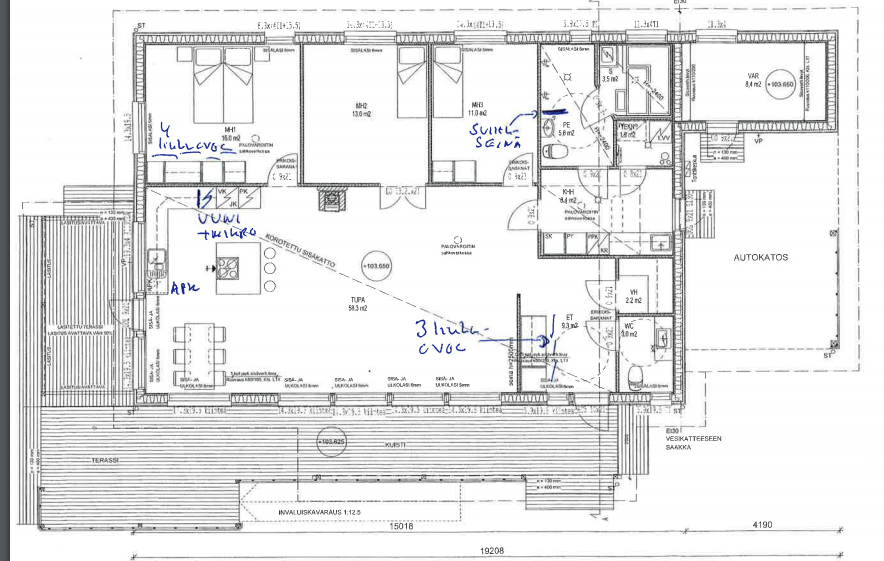
#> input picture benchmark/pipeline_v2/data/high_quality_architectural-10498.png, 884 x 561 px
$ python -i plot_utils.py   (imports and definitions only)
#> lines starting #> are read from the running program, lines starting #| are printed output that depends on the picture; after the words box and inside, x2 and y2 are one past the last pixel; in counts of white or black regions, pixels touching at a corner belong together
#> further down, picture is the input picture: shape (561, 884, 3); mean B, G, R 232.1, 231.8, 231.7
"""
Utilities for floorplan visualization.
"""

import cv2
import numpy as np
from PIL import ImageColor

# plotly.colors.qualitative.Set3 + Dark2 (ColorBrewer), hardcoded to avoid a plotly dependency
ROOM_PALETTE = [
    "#8dd3c7", "#ffffb3", "#bebada", "#fb8072", "#80b1d3", "#fdb462",
    "#b3de69", "#fccde5", "#d9d9d9", "#bc80bd", "#ccebc5", "#ffed6f",
    "#1b9e77", "#d95f02", "#7570b3", "#e7298a", "#66a61e", "#e6ab02",
    "#a6761d", "#666666",
]


S3D_LABEL = {
    0: "Living Room",
    1: "Kitchen",
    2: "Bedroom",
    3: "Bathroom",
    4: "Balcony",
    5: "Corridor",
    6: "Dining room",
    7: "Study",
    8: "Studio",
    9: "Store room",
    10: "Garden",
    11: "Laundry room",
    12: "Office",
    13: "Basement",
    14: "Garage",
    15: "Misc.",
    16: "Door",
    17: "Window",
}


CC5K_LABEL = {
    0: "Outdoor",
    1: "Kitchen",
    2: "Living Room",
    3: "Bed Room",
    4: "Bath",
    5: "Entry",
    6: "Storage",
    7: "Garage",
    8: "Undefined",
    9: "Window",
    10: "Door",
}


R2G_LABEL = {
    0: "unknown",
    1: "living_room",
    2: "kitchen",
    3: "bedroom",
    4: "bathroom",
    5: "restroom",
    6: "balcony",
    7: "closet",
    8: "corridor",
    9: "washing_room",
    10: "PS",
    11: "outside",
}


def auto_crop_whitespace(image, color_invert=True):
    # Convert to grayscale if not already
#> called with color_invert = True
    if len(image.shape) == 3:
        gray = cv2.cvtColor(image, cv2.COLOR_BGR2GRAY)
    else:
        gray = image.copy()

    # Invert the image so floorplan is white and background is black
    if color_invert:
        _, binary = cv2.threshold(255 - gray, 1, 255, cv2.THRESH_BINARY)
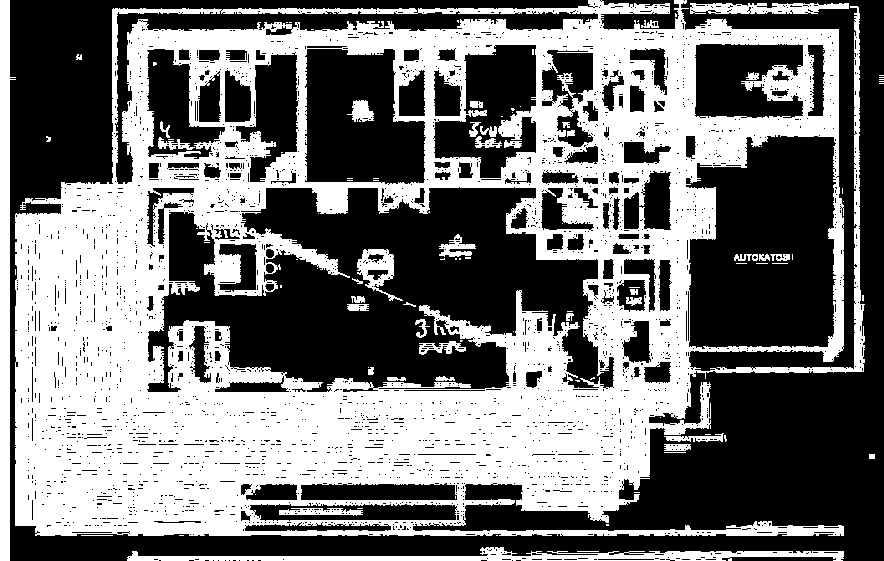
#> binary: shape (561, 884); 45.7% white; 112 white regions (70 under 20 px), largest, box (x1, y1, x2, y2) and area: (15, 0, 865, 536) 209688, (0, 0, 16, 561) 5622, (127, 547, 844, 561) 4339
    else:
        _, binary = cv2.threshold(gray, 1, 255, cv2.THRESH_BINARY)

    # Find non-zero (non-white) content
    coords = cv2.findNonZero(binary)
#> coords = contour of 226393 points, box (x1, y1, x2, y2) (0, 0, 884, 561), area 14348
    x, y, w, h = cv2.boundingRect(coords)
#> x = 0; y = 0; w = 884; h = 561

    # Crop image
    cropped_image = image[y : y + h, x : x + w].copy()

    # if polygons is None:
    #     return cropped_image, None

    # # Shift polygon coordinates
    # shifted_polygons = [
    #     [(px - x, py - y) for (px, py) in poly]
    #     for poly in polygons
    # ]
    return cropped_image, [x, y, w, h]  # shifted_polygons


# [289 lines left out: functions plot_room_map, plot_density_map, plot_semantic_rich_floorplan_opencv, not called in this run]

>>> import cv2
>>> picture = cv2.imread('../../data/high_quality_architectural-10498.png')
>>> result = auto_crop_whitespace(picture)
